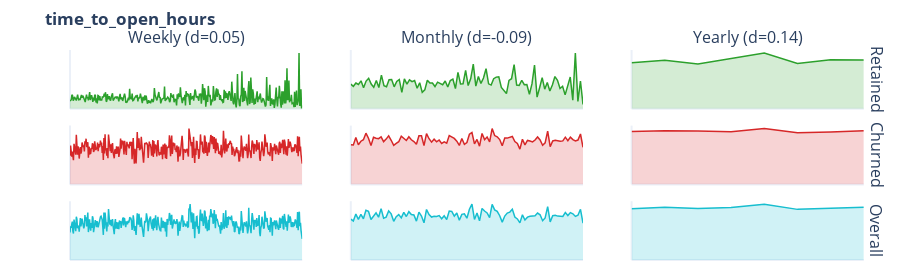
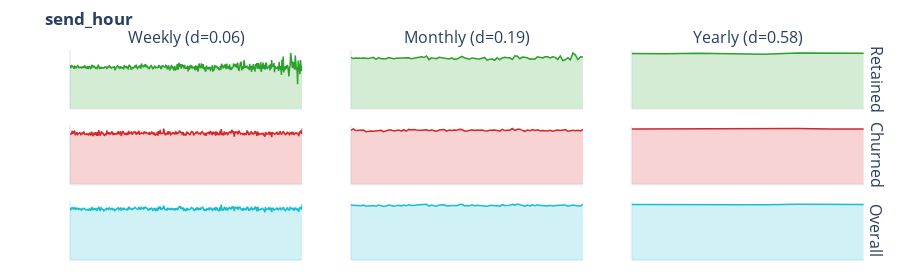
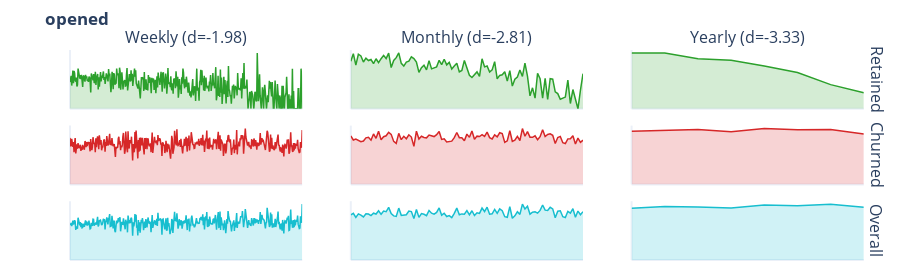

The code cell stored with these charts, in order, in its notebook:
### Markdown cell above
## 1c.9 Temporal Sparklines

**📈 Understanding Temporal Trends:**

Sparklines show how numeric features evolve over time:

| Pattern | What It Means | Implication |
|---------|--------------|-------------|
| Upward trend | Metric increasing | Growth or engagement |
| Downward trend | Metric decreasing | Decline or churn signal |
| Flat line | Stable metric | Consistent behavior |
| Spikes | Sudden changes | Events or anomalies |

### Code cell
# Temporal Sparklines - Cohort × Time Period per feature with analysis
if len(numeric_event_cols) >= 2:
    variances = df[numeric_event_cols].var().sort_values(ascending=False)
    sparkline_cols = variances.index.tolist()
    
    print("\n" + "="*70)
    print("TEMPORAL SPARKLINES - COHORT × TIME PERIOD")
    print("="*70)
    print(f"\n{len(sparkline_cols)} features analyzed across Weekly/Monthly/Yearly periods")
    
    if ENTITY_COLUMN and TIME_COLUMN:
        df_spark = df.copy()
        df_spark['_week'] = pd.to_datetime(df_spark[TIME_COLUMN]).dt.to_period('W').dt.start_time
        df_spark['_month'] = pd.to_datetime(df_spark[TIME_COLUMN]).dt.to_period('M').dt.start_time
        df_spark['_year'] = pd.to_datetime(df_spark[TIME_COLUMN]).dt.to_period('Y').dt.start_time
        
        has_target = TARGET_COLUMN and TARGET_COLUMN in df.columns
        all_actions = []
        
        for col in sparkline_cols:
            if col not in df_spark.columns:
                continue
            
            feature_data = {}
            cohort_masks = ([("retained", df_spark[TARGET_COLUMN] == 1),
                            ("churned", df_spark[TARGET_COLUMN] == 0),
                            ("overall", slice(None))] if has_target 
                           else [("overall", slice(None))])
            
            for cohort, mask in cohort_masks:
                cohort_df = df_spark[mask] if isinstance(mask, pd.Series) else df_spark
                feature_data[cohort] = {
                    "weekly": cohort_df.groupby('_week')[col].mean().dropna().tolist(),
                    "monthly": cohort_df.groupby('_month')[col].mean().dropna().tolist(),
                    "yearly": cohort_df.groupby('_year')[col].mean().dropna().tolist(),
                }
            
            period_effects = None
            if has_target:
                analysis = charts.analyze_cohort_trends(feature_data, col)
                period_effects = {p: analysis["periods"][p]["effect_size"] 
                                  for p in analysis["periods"]}
                all_actions.extend(analysis.get("actions", []))
            
            fig = charts.cohort_sparklines(feature_data, feature_name=col, period_effects=period_effects)
            display_figure(fig)
        
        if has_target and all_actions:
            print("\n" + "="*70)
            print("TREND & VARIANCE RECOMMENDATIONS")
            print("="*70)
            
            BOLD, RESET = "\033[1m", "\033[0m"
            
            type_labels = {
                "add_trend_feature": "📈 Add Trend Features (opposite cohort trends)",
                "add_time_indicator": "📅 Add Time Indicators (seasonality detected)",
                "robust_scale": "🔧 Apply Robust Scaling (high variance ratio)",
                "normalize": "📊 Apply Normalization (high variance)",
            }
            
            by_type = {}
            for action in all_actions:
                action_type = action["action_type"]
                if action_type not in by_type:
                    by_type[action_type] = []
                by_type[action_type].append(action)
            
            for action_type, actions in by_type.items():
                print(f"\n{type_labels.get(action_type, action_type)}:")
                for a in actions:
                    params_str = ", ".join(f"{k}={v}" for k, v in a.get("params", {}).items())
                    print(f"   • {BOLD}{a['feature']}{RESET}: {a['reason']}")
                    if params_str:
                        print(f"     params: {{{params_str}}}")
else:
    print("Insufficient numeric columns for sparkline visualization")
# Store sparkline recommendations for pattern_summary
SPARKLINE_RECOMMENDATIONS = [
    {"action": a["action_type"], "feature": a["feature"], "reason": a["reason"],
     "params": a.get("params", {}), "priority": "high" if a["action_type"] == "add_trend_feature" else "medium",
     "features": [f"{a['feature']}_{a['action_type']}"]}
    for a in all_actions
] if 'all_actions' in dir() and all_actions else []

### Figure 1 — Plotly figure (JSON) as saved in the notebook; plotly's stock layout.template omitted (floating-point values rounded to 4 significant figures; data arrays with more than 128 entries replaced by an {"elided": "..."} marker saying what was removed)
{"data": [{"fill": "tozeroy", "fillcolor": "rgba(44, 160, 44, 0.2)", "line": {"color": "#2ca02c", "width": 1.5}, "mode": "lines", "showlegend": false, "type": "scatter", "xaxis": "x", "y": {"elided": "367 float values"}, "yaxis": "y"}, {"fill": "tozeroy", "fillcolor": "rgba(44, 160, 44, 0.2)", "line": {"color": "#2ca02c", "width": 1.5}, "mode": "lines", "showlegend": false, "type": "scatter", "xaxis": "x2", "y": [3.719, 3.397, 3.898, 3.67, 4.219, 3.178, 4.185, 4.608, 3.734, 3.266, 4.26, 3.206, 5.084, 3.504, 3.338, 4.383, 4.429, 3.314, 4.119, 4.414, 2.469, 4.52, 3.718, 4.366, 4.1, 4.261, 3.105, 3.929, 2.483, 2.857, 4.304, 3.887, 3.902, 3.361, 4.018, 3.817, 3.635, 4.202, 3.293, 4.274, 4.488, 3.062, 5.505, 3.741, 3.78, 5.811, 3.515, 4.565, 6.741, 3.429, 4.879, 3.833, 4.645, 6.05, 3.772, 3.582, 4.539, 4.781, 4.839, 3.221, 2.787, 2.294, 4.287, 4.543, 6.675, 3.593, 3.531, 4.306, 3.636, 3.672, 2.192, 3.76, 6.6, 1.767, 3.183, 4.7, 2.967, 3.962, 2.7, 3.6, 4.862, 4.3, 3.067, 3.4, 2.1, 3.35, 4.8, 1.3, 8.433, 1.1, 4.2, 0.65], "yaxis": "y2"}, {"fill": "tozeroy", "fillcolor": "rgba(44, 160, 44, 0.2)", "line": {"color": "#2ca02c", "width": 1.5}, "mode": "lines", "showlegend": false, "type": "scatter", "xaxis": "x3", "y": [3.793, 3.997, 3.673, 4.136, 4.59, 3.721, 4.023, 4.017], "yaxis": "y3"}, {"fill": "tozeroy", "fillcolor": "rgba(214, 39, 40, 0.2)", "line": {"color": "#d62728", "width": 1.5}, "mode": "lines", "showlegend": false, "type": "scatter", "xaxis": "x4", "y": {"elided": "405 float values"}, "yaxis": "y4"}, {"fill": "tozeroy", "fillcolor": "rgba(214, 39, 40, 0.2)", "line": {"color": "#d62728", "width": 1.5}, "mode": "lines", "showlegend": false, "type": "scatter", "xaxis": "x5", "y": [3.538, 3.51, 4.184, 3.538, 3.852, 3.986, 4.57, 4.122, 3.461, 4.213, 4.124, 4.076, 4.233, 3.813, 4.041, 4.333, 3.937, 3.489, 3.657, 3.805, 4.297, 4.073, 3.916, 4.242, 3.978, 3.82, 3.576, 4.34, 4.341, 3.461, 4.522, 4.075, 3.771, 4.036, 3.798, 3.966, 3.659, 3.792, 3.673, 4.353, 4.238, 4.099, 3.855, 3.475, 4.095, 3.573, 3.739, 4.48, 4.626, 3.615, 4.01, 3.411, 4.546, 3.993, 4.234, 3.791, 4.983, 4.358, 4.247, 4.001, 3.441, 4.137, 4.13, 4.197, 4.277, 3.827, 3.645, 3.144, 4.03, 3.526, 3.92, 3.866, 3.793, 3.962, 4.235, 3.961, 3.485, 3.707, 4.759, 3.365, 3.874, 3.942, 3.901, 3.851, 3.883, 4.212, 3.904, 4.216, 3.994, 3.878, 3.957, 4.495, 3.314], "yaxis": "y5"}, {"fill": "tozeroy", "fillcolor": "rgba(214, 39, 40, 0.2)", "line": {"color": "#d62728", "width": 1.5}, "mode": "lines", "showlegend": false, "type": "scatter", "xaxis": "x6", "y": [3.943, 3.993, 3.98, 3.918, 4.157, 3.839, 3.897, 3.995], "yaxis": "y6"}, {"fill": "tozeroy", "fillcolor": "rgba(23, 190, 207, 0.2)", "line": {"color": "#17becf", "width": 1.5}, "mode": "lines", "showlegend": false, "type": "scatter", "xaxis": "x7", "y": {"elided": "405 float values"}, "yaxis": "y7"}, {"fill": "tozeroy", "fillcolor": "rgba(23, 190, 207, 0.2)", "line": {"color": "#17becf", "width": 1.5}, "mode": "lines", "showlegend": false, "type": "scatter", "xaxis": "x8", "y": [3.622, 3.457, 4.065, 3.598, 4.029, 3.65, 4.401, 4.31, 3.58, 3.874, 4.18, 3.787, 4.545, 3.705, 3.797, 4.35, 4.081, 3.427, 3.836, 4.013, 3.73, 4.216, 3.849, 4.277, 4.018, 3.981, 3.439, 4.236, 3.888, 3.289, 4.468, 4.028, 3.8, 3.865, 3.853, 3.928, 3.652, 3.913, 3.579, 4.332, 4.304, 3.874, 4.166, 3.526, 4.038, 4.086, 3.697, 4.494, 4.943, 3.586, 4.153, 3.468, 4.562, 4.336, 4.169, 3.755, 4.917, 4.438, 4.312, 3.92, 3.353, 3.891, 4.148, 4.239, 4.484, 3.803, 3.635, 3.285, 3.999, 3.541, 3.793, 3.862, 3.918, 3.912, 4.152, 4.003, 3.476, 3.722, 4.72, 3.377, 3.924, 3.953, 3.883, 3.845, 3.855, 4.197, 3.932, 4.195, 4.086, 3.855, 3.957, 4.491, 3.262], "yaxis": "y8"}, {"fill": "tozeroy", "fillcolor": "rgba(23, 190, 207, 0.2)", "line": {"color": "#17becf", "width": 1.5}, "mode": "lines", "showlegend": false, "type": "scatter", "xaxis": "x9", "y": [3.88, 3.994, 3.897, 3.967, 4.222, 3.827, 3.902, 3.995], "yaxis": "y9"}], "layout": {"annotations": [{"font": {"size": 16}, "showarrow": false, "text": "Weekly (d=0.05)", "x": 0.1433, "xanchor": "center", "xref": "paper", "y": 1.0, "yanchor": "bottom", "yref": "paper"}, {"font": {"size": 16}, "showarrow": false, "text": "Monthly (d=-0.09)", "x": 0.49, "xanchor": "center", "xref": "paper", "y": 1.0, "yanchor": "bottom", "yref": "paper"}, {"font": {"size": 16}, "showarrow": false, "text": "Yearly (d=0.14)", "x": 0.8367, "xanchor": "center", "xref": "paper", "y": 1.0, "yanchor": "bottom", "yref": "paper"}, {"font": {"size": 16}, "showarrow": false, "text": "Retained", "textangle": 90, "x": 0.98, "xanchor": "left", "xref": "paper", "y": 0.86, "yanchor": "middle", "yref": "paper"}, {"font": {"size": 16}, "showarrow": false, "text": "Churned", "textangle": 90, "x": 0.98, "xanchor": "left", "xref": "paper", "y": 0.5, "yanchor": "middle", "yref": "paper"}, {"font": {"size": 16}, "showarrow": false, "text": "Overall", "textangle": 90, "x": 0.98, "xanchor": "left", "xref": "paper", "y": 0.14, "yanchor": "middle", "yref": "paper"}], "height": 280, "margin": {"b": 20, "l": 70, "r": 20, "t": 50}, "title": {"text": "<b>time_to_open_hours</b>"}, "xaxis": {"anchor": "y", "domain": [0.0, 0.2867], "showgrid": false, "showticklabels": false}, "xaxis2": {"anchor": "y2", "domain": [0.3467, 0.6333], "showgrid": false, "showticklabels": false}, "xaxis3": {"anchor": "y3", "domain": [0.6933, 0.98], "showgrid": false, "showticklabels": false}, "xaxis4": {"anchor": "y4", "domain": [0.0, 0.2867], "showgrid": false, "showticklabels": false}, "xaxis5": {"anchor": "y5", "domain": [0.3467, 0.6333], "showgrid": false, "showticklabels": false}, "xaxis6": {"anchor": "y6", "domain": [0.6933, 0.98], "showgrid": false, "showticklabels": false}, "xaxis7": {"anchor": "y7", "domain": [0.0, 0.2867], "showgrid": false, "showticklabels": false}, "xaxis8": {"anchor": "y8", "domain": [0.3467, 0.6333], "showgrid": false, "showticklabels": false}, "xaxis9": {"anchor": "y9", "domain": [0.6933, 0.98], "showgrid": false, "showticklabels": false}, "yaxis": {"anchor": "x", "domain": [0.72, 1.0], "showgrid": false, "showticklabels": false}, "yaxis2": {"anchor": "x2", "domain": [0.72, 1.0], "showgrid": false, "showticklabels": false}, "yaxis3": {"anchor": "x3", "domain": [0.72, 1.0], "showgrid": false, "showticklabels": false}, "yaxis4": {"anchor": "x4", "domain": [0.36, 0.64], "showgrid": false, "showticklabels": false}, "yaxis5": {"anchor": "x5", "domain": [0.36, 0.64], "showgrid": false, "showticklabels": false}, "yaxis6": {"anchor": "x6", "domain": [0.36, 0.64], "showgrid": false, "showticklabels": false}, "yaxis7": {"anchor": "x7", "domain": [0.0, 0.28], "showgrid": false, "showticklabels": false}, "yaxis8": {"anchor": "x8", "domain": [0.0, 0.28], "showgrid": false, "showticklabels": false}, "yaxis9": {"anchor": "x9", "domain": [0.0, 0.28], "showgrid": false, "showticklabels": false}}}

### Figure 2 — Plotly figure (JSON) as saved in the notebook; plotly's stock layout.template omitted (floating-point values rounded to 4 significant figures; data arrays with more than 128 entries replaced by an {"elided": "..."} marker saying what was removed)
{"data": [{"fill": "tozeroy", "fillcolor": "rgba(44, 160, 44, 0.2)", "line": {"color": "#2ca02c", "width": 1.5}, "mode": "lines", "showlegend": false, "type": "scatter", "xaxis": "x", "y": {"elided": "404 float values"}, "yaxis": "y"}, {"fill": "tozeroy", "fillcolor": "rgba(44, 160, 44, 0.2)", "line": {"color": "#2ca02c", "width": 1.5}, "mode": "lines", "showlegend": false, "type": "scatter", "xaxis": "x2", "y": [13.75, 13.47, 13.6, 13.52, 13.48, 13.61, 13.45, 13.44, 13.61, 13.73, 13.24, 13.68, 13.39, 13.44, 13.37, 13.68, 13.43, 13.36, 13.48, 13.49, 13.44, 13.52, 13.6, 13.62, 13.4, 13.48, 13.65, 13.68, 13.92, 13.7, 14.11, 13.13, 13.63, 13.48, 13.41, 13.76, 13.66, 13.61, 13.52, 13.33, 13.62, 13.21, 13.29, 13.7, 13.99, 13.63, 13.39, 13.27, 13.59, 13.43, 13.39, 13.34, 13.52, 13.73, 12.99, 13.26, 13.28, 12.97, 13.66, 13.11, 13.58, 13.77, 13.66, 13.64, 13.19, 14.15, 14.07, 13.38, 13.83, 13.82, 13.63, 13.27, 13.25, 13.32, 13.88, 13.81, 13.57, 13.88, 13.89, 13.59, 13.87, 13.74, 13.19, 14.11, 12.9, 13.09, 13.63, 13.1, 14.93, 14.35, 13.17, 13.93, 13.87], "yaxis": "y2"}, {"fill": "tozeroy", "fillcolor": "rgba(44, 160, 44, 0.2)", "line": {"color": "#2ca02c", "width": 1.5}, "mode": "lines", "showlegend": false, "type": "scatter", "xaxis": "x3", "y": [13.55, 13.48, 13.61, 13.52, 13.36, 13.67, 13.68, 13.59], "yaxis": "y3"}, {"fill": "tozeroy", "fillcolor": "rgba(214, 39, 40, 0.2)", "line": {"color": "#d62728", "width": 1.5}, "mode": "lines", "showlegend": false, "type": "scatter", "xaxis": "x4", "y": {"elided": "405 float values"}, "yaxis": "y4"}, {"fill": "tozeroy", "fillcolor": "rgba(214, 39, 40, 0.2)", "line": {"color": "#d62728", "width": 1.5}, "mode": "lines", "showlegend": false, "type": "scatter", "xaxis": "x5", "y": [13.5, 13.87, 13.45, 13.49, 13.4, 13.57, 13.18, 13.37, 13.38, 13.26, 13.36, 13.6, 13.52, 13.17, 13.41, 13.57, 13.58, 13.33, 13.46, 13.61, 13.31, 13.67, 13.3, 13.75, 13.59, 13.74, 13.58, 13.66, 13.56, 13.6, 13.64, 13.44, 13.58, 13.43, 13.29, 13.57, 13.72, 13.7, 13.32, 13.6, 13.47, 13.62, 13.52, 13.77, 13.71, 13.37, 13.34, 13.47, 13.67, 13.46, 13.6, 13.53, 13.57, 13.4, 13.37, 13.56, 13.64, 13.61, 13.48, 13.32, 13.75, 13.46, 13.51, 13.55, 13.96, 13.48, 13.79, 13.8, 13.5, 13.27, 13.59, 13.41, 13.72, 13.47, 13.63, 13.43, 13.47, 13.3, 13.33, 13.55, 13.3, 13.49, 13.57, 13.45, 13.55, 13.7, 13.32, 13.47, 13.53, 13.44, 13.54, 13.36, 13.74], "yaxis": "y5"}, {"fill": "tozeroy", "fillcolor": "rgba(214, 39, 40, 0.2)", "line": {"color": "#d62728", "width": 1.5}, "mode": "lines", "showlegend": false, "type": "scatter", "xaxis": "x6", "y": [13.45, 13.48, 13.55, 13.55, 13.52, 13.59, 13.48, 13.51], "yaxis": "y6"}, {"fill": "tozeroy", "fillcolor": "rgba(23, 190, 207, 0.2)", "line": {"color": "#17becf", "width": 1.5}, "mode": "lines", "showlegend": false, "type": "scatter", "xaxis": "x7", "y": {"elided": "405 float values"}, "yaxis": "y7"}, {"fill": "tozeroy", "fillcolor": "rgba(23, 190, 207, 0.2)", "line": {"color": "#17becf", "width": 1.5}, "mode": "lines", "showlegend": false, "type": "scatter", "xaxis": "x8", "y": [13.64, 13.67, 13.53, 13.51, 13.44, 13.59, 13.31, 13.41, 13.49, 13.48, 13.3, 13.63, 13.47, 13.28, 13.4, 13.62, 13.52, 13.34, 13.47, 13.57, 13.36, 13.6, 13.43, 13.7, 13.52, 13.64, 13.61, 13.67, 13.69, 13.64, 13.81, 13.34, 13.59, 13.45, 13.33, 13.64, 13.7, 13.67, 13.38, 13.52, 13.52, 13.5, 13.46, 13.75, 13.79, 13.44, 13.35, 13.41, 13.65, 13.45, 13.55, 13.48, 13.56, 13.48, 13.29, 13.48, 13.56, 13.45, 13.52, 13.28, 13.71, 13.52, 13.54, 13.57, 13.81, 13.6, 13.84, 13.73, 13.56, 13.35, 13.59, 13.39, 13.66, 13.45, 13.66, 13.47, 13.48, 13.37, 13.4, 13.56, 13.36, 13.51, 13.54, 13.51, 13.5, 13.65, 13.34, 13.44, 13.63, 13.48, 13.53, 13.39, 13.74], "yaxis": "y8"}, {"fill": "tozeroy", "fillcolor": "rgba(23, 190, 207, 0.2)", "line": {"color": "#17becf", "width": 1.5}, "mode": "lines", "showlegend": false, "type": "scatter", "xaxis": "x9", "y": [13.5, 13.48, 13.58, 13.54, 13.48, 13.6, 13.5, 13.51], "yaxis": "y9"}], "layout": {"annotations": [{"font": {"size": 16}, "showarrow": false, "text": "Weekly (d=0.06)", "x": 0.1433, "xanchor": "center", "xref": "paper", "y": 1.0, "yanchor": "bottom", "yref": "paper"}, {"font": {"size": 16}, "showarrow": false, "text": "Monthly (d=0.19)", "x": 0.49, "xanchor": "center", "xref": "paper", "y": 1.0, "yanchor": "bottom", "yref": "paper"}, {"font": {"size": 16}, "showarrow": false, "text": "Yearly (d=0.58)", "x": 0.8367, "xanchor": "center", "xref": "paper", "y": 1.0, "yanchor": "bottom", "yref": "paper"}, {"font": {"size": 16}, "showarrow": false, "text": "Retained", "textangle": 90, "x": 0.98, "xanchor": "left", "xref": "paper", "y": 0.86, "yanchor": "middle", "yref": "paper"}, {"font": {"size": 16}, "showarrow": false, "text": "Churned", "textangle": 90, "x": 0.98, "xanchor": "left", "xref": "paper", "y": 0.5, "yanchor": "middle", "yref": "paper"}, {"font": {"size": 16}, "showarrow": false, "text": "Overall", "textangle": 90, "x": 0.98, "xanchor": "left", "xref": "paper", "y": 0.14, "yanchor": "middle", "yref": "paper"}], "height": 280, "margin": {"b": 20, "l": 70, "r": 20, "t": 50}, "title": {"text": "<b>send_hour</b>"}, "xaxis": {"anchor": "y", "domain": [0.0, 0.2867], "showgrid": false, "showticklabels": false}, "xaxis2": {"anchor": "y2", "domain": [0.3467, 0.6333], "showgrid": false, "showticklabels": false}, "xaxis3": {"anchor": "y3", "domain": [0.6933, 0.98], "showgrid": false, "showticklabels": false}, "xaxis4": {"anchor": "y4", "domain": [0.0, 0.2867], "showgrid": false, "showticklabels": false}, "xaxis5": {"anchor": "y5", "domain": [0.3467, 0.6333], "showgrid": false, "showticklabels": false}, "xaxis6": {"anchor": "y6", "domain": [0.6933, 0.98], "showgrid": false, "showticklabels": false}, "xaxis7": {"anchor": "y7", "domain": [0.0, 0.2867], "showgrid": false, "showticklabels": false}, "xaxis8": {"anchor": "y8", "domain": [0.3467, 0.6333], "showgrid": false, "showticklabels": false}, "xaxis9": {"anchor": "y9", "domain": [0.6933, 0.98], "showgrid": false, "showticklabels": false}, "yaxis": {"anchor": "x", "domain": [0.72, 1.0], "showgrid": false, "showticklabels": false}, "yaxis2": {"anchor": "x2", "domain": [0.72, 1.0], "showgrid": false, "showticklabels": false}, "yaxis3": {"anchor": "x3", "domain": [0.72, 1.0], "showgrid": false, "showticklabels": false}, "yaxis4": {"anchor": "x4", "domain": [0.36, 0.64], "showgrid": false, "showticklabels": false}, "yaxis5": {"anchor": "x5", "domain": [0.36, 0.64], "showgrid": false, "showticklabels": false}, "yaxis6": {"anchor": "x6", "domain": [0.36, 0.64], "showgrid": false, "showticklabels": false}, "yaxis7": {"anchor": "x7", "domain": [0.0, 0.28], "showgrid": false, "showticklabels": false}, "yaxis8": {"anchor": "x8", "domain": [0.0, 0.28], "showgrid": false, "showticklabels": false}, "yaxis9": {"anchor": "x9", "domain": [0.0, 0.28], "showgrid": false, "showticklabels": false}}}

### Figure 3 — Plotly figure (JSON) as saved in the notebook; plotly's stock layout.template omitted (floating-point values rounded to 4 significant figures; data arrays with more than 128 entries replaced by an {"elided": "..."} marker saying what was removed)
{"data": [{"fill": "tozeroy", "fillcolor": "rgba(44, 160, 44, 0.2)", "line": {"color": "#2ca02c", "width": 1.5}, "mode": "lines", "showlegend": false, "type": "scatter", "xaxis": "x", "y": {"elided": "404 float values"}, "yaxis": "y"}, {"fill": "tozeroy", "fillcolor": "rgba(44, 160, 44, 0.2)", "line": {"color": "#2ca02c", "width": 1.5}, "mode": "lines", "showlegend": false, "type": "scatter", "xaxis": "x2", "y": [0.1802, 0.2093, 0.1658, 0.2072, 0.2007, 0.1777, 0.192, 0.1831, 0.1869, 0.1712, 0.19, 0.1749, 0.1901, 0.2027, 0.1907, 0.2113, 0.1566, 0.1834, 0.1941, 0.212, 0.1726, 0.1622, 0.1771, 0.1806, 0.197, 0.1903, 0.177, 0.1385, 0.1558, 0.1656, 0.1477, 0.1827, 0.1515, 0.1546, 0.1591, 0.184, 0.1678, 0.1882, 0.1667, 0.1762, 0.1509, 0.1625, 0.1729, 0.1399, 0.1456, 0.1837, 0.1571, 0.1275, 0.1189, 0.1311, 0.1401, 0.1228, 0.1895, 0.1591, 0.1623, 0.1393, 0.1474, 0.1788, 0.1139, 0.1267, 0.1292, 0.1406, 0.1053, 0.1448, 0.08633, 0.1119, 0.1203, 0.1475, 0.1228, 0.1731, 0.1237, 0.04902, 0.07955, 0.04054, 0.1348, 0.1139, 0.04054, 0.1159, 0.03571, 0.1143, 0.1127, 0.06452, 0.05769, 0.03636, 0.04, 0.04444, 0.1087, 0.02, 0.07317, 0.03226, 0.0, 0.07143, 0.1333], "yaxis": "y2"}, {"fill": "tozeroy", "fillcolor": "rgba(44, 160, 44, 0.2)", "line": {"color": "#2ca02c", "width": 1.5}, "mode": "lines", "showlegend": false, "type": "scatter", "xaxis": "x3", "y": [0.1866, 0.1861, 0.1671, 0.1621, 0.1433, 0.1214, 0.08074, 0.05357], "yaxis": "y3"}, {"fill": "tozeroy", "fillcolor": "rgba(214, 39, 40, 0.2)", "line": {"color": "#d62728", "width": 1.5}, "mode": "lines", "showlegend": false, "type": "scatter", "xaxis": "x4", "y": {"elided": "405 float values"}, "yaxis": "y4"}, {"fill": "tozeroy", "fillcolor": "rgba(214, 39, 40, 0.2)", "line": {"color": "#d62728", "width": 1.5}, "mode": "lines", "showlegend": false, "type": "scatter", "xaxis": "x5", "y": [0.2552, 0.2332, 0.2385, 0.229, 0.2241, 0.2279, 0.2446, 0.2471, 0.2322, 0.2651, 0.2422, 0.2794, 0.2349, 0.2504, 0.2552, 0.2736, 0.2629, 0.226, 0.2151, 0.2679, 0.235, 0.2527, 0.2397, 0.2606, 0.2486, 0.1996, 0.2792, 0.2384, 0.253, 0.2466, 0.2445, 0.2592, 0.2544, 0.2513, 0.2611, 0.2782, 0.2362, 0.2391, 0.223, 0.2251, 0.227, 0.2456, 0.2727, 0.2453, 0.2455, 0.2292, 0.2642, 0.2472, 0.2807, 0.2372, 0.2534, 0.2514, 0.2611, 0.2518, 0.2745, 0.2454, 0.2387, 0.26, 0.25, 0.2712, 0.2671, 0.2208, 0.2291, 0.282, 0.2252, 0.2317, 0.2521, 0.2306, 0.2934, 0.2529, 0.2774, 0.2482, 0.2475, 0.2555, 0.2348, 0.2508, 0.2871, 0.2514, 0.262, 0.2655, 0.2578, 0.2148, 0.2465, 0.2522, 0.2188, 0.2144, 0.2392, 0.2398, 0.2554, 0.2119, 0.243, 0.2212, 0.2322], "yaxis": "y5"}, {"fill": "tozeroy", "fillcolor": "rgba(214, 39, 40, 0.2)", "line": {"color": "#d62728", "width": 1.5}, "mode": "lines", "showlegend": false, "type": "scatter", "xaxis": "x6", "y": [0.2436, 0.2478, 0.2516, 0.2417, 0.2564, 0.2508, 0.2523, 0.2309], "yaxis": "y6"}, {"fill": "tozeroy", "fillcolor": "rgba(23, 190, 207, 0.2)", "line": {"color": "#17becf", "width": 1.5}, "mode": "lines", "showlegend": false, "type": "scatter", "xaxis": "x7", "y": {"elided": "405 float values"}, "yaxis": "y7"}, {"fill": "tozeroy", "fillcolor": "rgba(23, 190, 207, 0.2)", "line": {"color": "#17becf", "width": 1.5}, "mode": "lines", "showlegend": false, "type": "scatter", "xaxis": "x8", "y": [0.2136, 0.2212, 0.2017, 0.2185, 0.2121, 0.2039, 0.2184, 0.2176, 0.21, 0.2216, 0.2178, 0.2331, 0.2162, 0.2313, 0.2284, 0.2492, 0.2195, 0.2089, 0.2065, 0.2457, 0.2113, 0.2144, 0.2142, 0.2316, 0.2291, 0.1961, 0.2389, 0.2018, 0.2196, 0.2164, 0.2101, 0.2343, 0.2215, 0.2169, 0.225, 0.2465, 0.2121, 0.2214, 0.2057, 0.21, 0.2005, 0.2211, 0.2459, 0.2141, 0.2183, 0.2169, 0.2338, 0.2139, 0.2332, 0.2107, 0.2236, 0.2205, 0.2458, 0.2295, 0.2503, 0.2167, 0.2186, 0.2394, 0.2207, 0.2423, 0.2336, 0.2052, 0.2023, 0.2529, 0.1977, 0.209, 0.2283, 0.2159, 0.2645, 0.2413, 0.2543, 0.2169, 0.2262, 0.2278, 0.2217, 0.2348, 0.2603, 0.2359, 0.2344, 0.2496, 0.2419, 0.2003, 0.2309, 0.2331, 0.2047, 0.201, 0.2305, 0.2219, 0.2429, 0.2027, 0.2316, 0.2142, 0.2289], "yaxis": "y8"}, {"fill": "tozeroy", "fillcolor": "rgba(23, 190, 207, 0.2)", "line": {"color": "#17becf", "width": 1.5}, "mode": "lines", "showlegend": false, "type": "scatter", "xaxis": "x9", "y": [0.2157, 0.223, 0.2215, 0.2176, 0.2292, 0.2267, 0.2332, 0.2198], "yaxis": "y9"}], "layout": {"annotations": [{"font": {"size": 16}, "showarrow": false, "text": "Weekly (d=-1.98)", "x": 0.1433, "xanchor": "center", "xref": "paper", "y": 1.0, "yanchor": "bottom", "yref": "paper"}, {"font": {"size": 16}, "showarrow": false, "text": "Monthly (d=-2.81)", "x": 0.49, "xanchor": "center", "xref": "paper", "y": 1.0, "yanchor": "bottom", "yref": "paper"}, {"font": {"size": 16}, "showarrow": false, "text": "Yearly (d=-3.33)", "x": 0.8367, "xanchor": "center", "xref": "paper", "y": 1.0, "yanchor": "bottom", "yref": "paper"}, {"font": {"size": 16}, "showarrow": false, "text": "Retained", "textangle": 90, "x": 0.98, "xanchor": "left", "xref": "paper", "y": 0.86, "yanchor": "middle", "yref": "paper"}, {"font": {"size": 16}, "showarrow": false, "text": "Churned", "textangle": 90, "x": 0.98, "xanchor": "left", "xref": "paper", "y": 0.5, "yanchor": "middle", "yref": "paper"}, {"font": {"size": 16}, "showarrow": false, "text": "Overall", "textangle": 90, "x": 0.98, "xanchor": "left", "xref": "paper", "y": 0.14, "yanchor": "middle", "yref": "paper"}], "height": 280, "margin": {"b": 20, "l": 70, "r": 20, "t": 50}, "title": {"text": "<b>opened</b>"}, "xaxis": {"anchor": "y", "domain": [0.0, 0.2867], "showgrid": false, "showticklabels": false}, "xaxis2": {"anchor": "y2", "domain": [0.3467, 0.6333], "showgrid": false, "showticklabels": false}, "xaxis3": {"anchor": "y3", "domain": [0.6933, 0.98], "showgrid": false, "showticklabels": false}, "xaxis4": {"anchor": "y4", "domain": [0.0, 0.2867], "showgrid": false, "showticklabels": false}, "xaxis5": {"anchor": "y5", "domain": [0.3467, 0.6333], "showgrid": false, "showticklabels": false}, "xaxis6": {"anchor": "y6", "domain": [0.6933, 0.98], "showgrid": false, "showticklabels": false}, "xaxis7": {"anchor": "y7", "domain": [0.0, 0.2867], "showgrid": false, "showticklabels": false}, "xaxis8": {"anchor": "y8", "domain": [0.3467, 0.6333], "showgrid": false, "showticklabels": false}, "xaxis9": {"anchor": "y9", "domain": [0.6933, 0.98], "showgrid": false, "showticklabels": false}, "yaxis": {"anchor": "x", "domain": [0.72, 1.0], "showgrid": false, "showticklabels": false}, "yaxis2": {"anchor": "x2", "domain": [0.72, 1.0], "showgrid": false, "showticklabels": false}, "yaxis3": {"anchor": "x3", "domain": [0.72, 1.0], "showgrid": false, "showticklabels": false}, "yaxis4": {"anchor": "x4", "domain": [0.36, 0.64], "showgrid": false, "showticklabels": false}, "yaxis5": {"anchor": "x5", "domain": [0.36, 0.64], "showgrid": false, "showticklabels": false}, "yaxis6": {"anchor": "x6", "domain": [0.36, 0.64], "showgrid": false, "showticklabels": false}, "yaxis7": {"anchor": "x7", "domain": [0.0, 0.28], "showgrid": false, "showticklabels": false}, "yaxis8": {"anchor": "x8", "domain": [0.0, 0.28], "showgrid": false, "showticklabels": false}, "yaxis9": {"anchor": "x9", "domain": [0.0, 0.28], "showgrid": false, "showticklabels": false}}}
